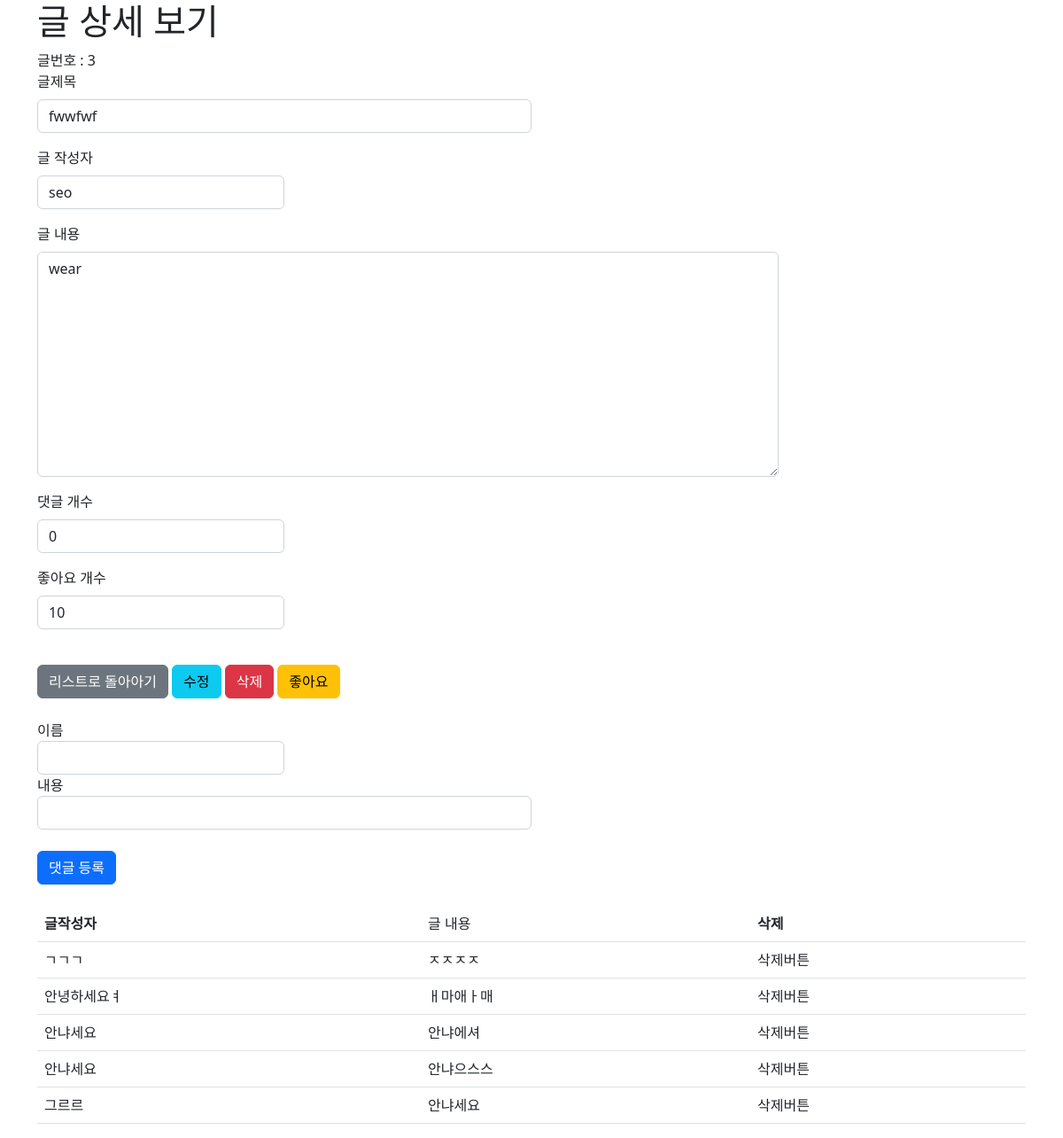
The app's page /bbs/3/detail/ with its own data.
### bbs/models.py (models this page shows, shortened)
class Board(models.Model):
    b_title = models.CharField(max_length=100)
    b_author = models.CharField(max_length = 200)
    b_content = models.CharField(max_length=500)
    b_date = models.DateTimeField(auto_now_add = True)
    b_comment_count = models.IntegerField(default=0)
    b_like_count = models.IntegerField(default=0)

class Comment(models.Model):
    c_author = models.CharField(max_length=20)
    c_content = models.CharField(max_length=500)
    board = models.ForeignKey(Board, on_delete=models.CASCADE)

### bbs/views.py (the view)
# urls.py: path('<int:board_id>/detail/',views.b_detail,name = 'b_detail'),
def b_detail(request,board_id):
    post = get_object_or_404(Board, id = board_id)
    comments = Comment.objects.all()
    board_detail_form = BoardDetailForm(instance = post)
    board_detail_form.show_board_detail()
    return render(request, 'bbs/detail.html',{'board_detail_form':board_detail_form,'comments':comments})

### bbs/forms.py (called while the page is built)
    def show_board_detail(self):
        fields = list(BoardDetailForm().base_fields)
        for field in fields:
            self.fields[field].widget.attrs.update(
                {
                    'readonly':'readonly'
                }
            )

### templates/bbs/detail.html (shortened to what this page needs)
{% extends 'base.html' %}
{% load bootstrap4 %}
{% block html_body %}
    <div class='container'>
        <h1>글 상세 보기</h1>
        글번호 : <span id="board_id">{{ board_detail_form.initial.id }}</span>
        {% bootstrap_form board_detail_form %}
        <br>
        <button class='btn btn-secondary'
            onclick="location.href='{% url 'bbs:b_list'%}'" >리스트로 돌아아기</button>
        <button class='btn btn-info'
            onclick="location.href='{% url 'bbs:b_update' board_detail_form.initial.id %}'">수정</button>
        <button class='btn btn-danger'
            onclick="location.href='{% url 'bbs:b_delete' board_detail_form.initial.id %}'">삭제</button>
        <button class='btn btn-warning'
            onclick="location.href='{% url 'bbs:b_like' board_detail_form.initial.id %}'">좋아요</button>
    </div>
    <br>
    <div class='container'>
        <div>
            <label for="c_name">이름</label>
            <input type="text" class='form-control w-25' id='c_name'>
            <label for="c_content">내용</label>
            <input type="text" class='form-control w-50' id='c_content'>
            <br>
            <button class='btn btn-primary' id='comment_create_btn'>댓글 등록</button>
            <br><br>
        </div>
        <table class='table table-hover'>
                <thead>
                        <tr>
                                <th>글작성자</th>
                                <td>글 내용</th>
                                <th>삭제</th>
                        </tr>
                </thead>
                <tbody>
                {% for comment in comments%}
                        <tr>
                                <td>{{ comment.c_author }}</td>
                                <td>{{ comment.c_content }}</td>
                                <td>삭제버튼</td>
                        </tr>
                {% endfor %}
                </tbody>
        </table>
    </div>
{% endblock %}

### templates/base.html (shortened to what this page needs)
<!DOCTYPE html>
<html lang="en">
<head>
    <link href="https://cdn.jsdelivr.net/npm/bootstrap@5.2.3/dist/css/bootstrap.min.css" rel="stylesheet">
</head>
<body>
    {% block html_body%}
    {% endblock%}
</body>
</html>

### records on screen
Board: b_title "fwwfwf", b_author "seo", b_content "wear", b_comment_count "0", b_like_count "10"
Comment: c_author "ㄱㄱㄱ", c_content "ㅈㅈㅈㅈ"
Comment: c_author "안녕하세요ㅕ", c_content "ㅐ마애ㅏ매"
Comment: c_author "안냐세요", c_content "안냐에셔"
Comment: c_author "안냐세요", c_content "안냐으스스"
Comment: c_author "그르르", c_content "안냐세요"

### other values on screen
{{ board_detail_form.initial.id }} "3"
